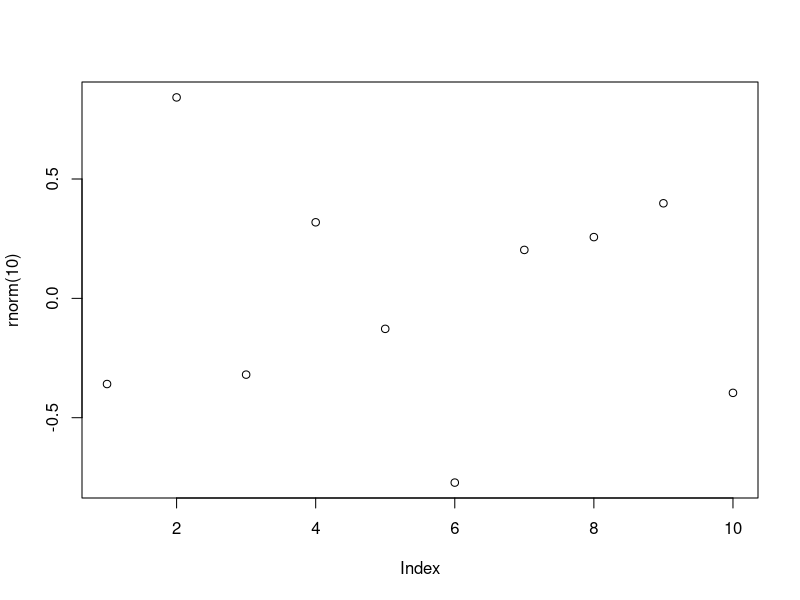

Recreate this plot in R. (Note: this script raises an error after producing the figure.)

# Help
?sample
args(sample)
args(mean)
args(sd)


# Funções Built-in
abs(-43)
sum(c(1:5))
mean(c(1:5))
round(c(1.1:5.8))
rev(c(1:5))
seq(1:5)
sort(rev(c(1:5)))
append(c(1:5), 6)

vec1 <- c(1.5, 2.5, 8.4, 3.7, 6.3)
vec2 <- rev(vec1)
vec2

# Funções dentro de funções
plot(rnorm(10))
mean(c(abs(vec1), abs(vec2)))


# Criando funções
myfunc <- function(x) { x + x }
myfunc(10)
class(myfunc)

myfunc2 <- function(a, b) {
  valor = a ^ b
  print(valor)
}
myfunc2(3, 2)

jogando_dados <- function() {
  num <- sample(1:6, size = 1) #Local
  num
}

jogando_dados()


# Escopo
print(num)
num <- c(1:6)
num #Global


# Funções sem número definido de argumentos
vec1 <- (10:13)
vec2 <- c("a", "b", "c", "d")
vec3 <- c(6.5, 9.2, 11.9, 5.1)

myfunc3 <- function(...){
  df = data.frame(cbind(...))
  print(df)
}

myfunc3(vec1)

myfunc3(vec2, vec3)

myfunc3(vec1, vec2, vec3)


# Funções Built-in - Não tente recriar a roda
# Comparação de eficiência entre função vetorizada e função "vetorizada no R"

x <- 1:1000000 

# Função que calcula a raiz quadrada de cada elemento de um vetor de números
meu_sqrt <- function(numeros) {
  resp <- numeric(length(numeros))
  for(i in seq_along(numeros)) {
    resp[i] <- sqrt(numeros[i])
  }
  return(resp)
}


system.time(x2a <- meu_sqrt(x))

system.time(x2b <- sqrt(x))

# Sua máquina pode apresentar resultado diferente por conta da precisão de cálculo do processador.
identical(x2a, x2b)



